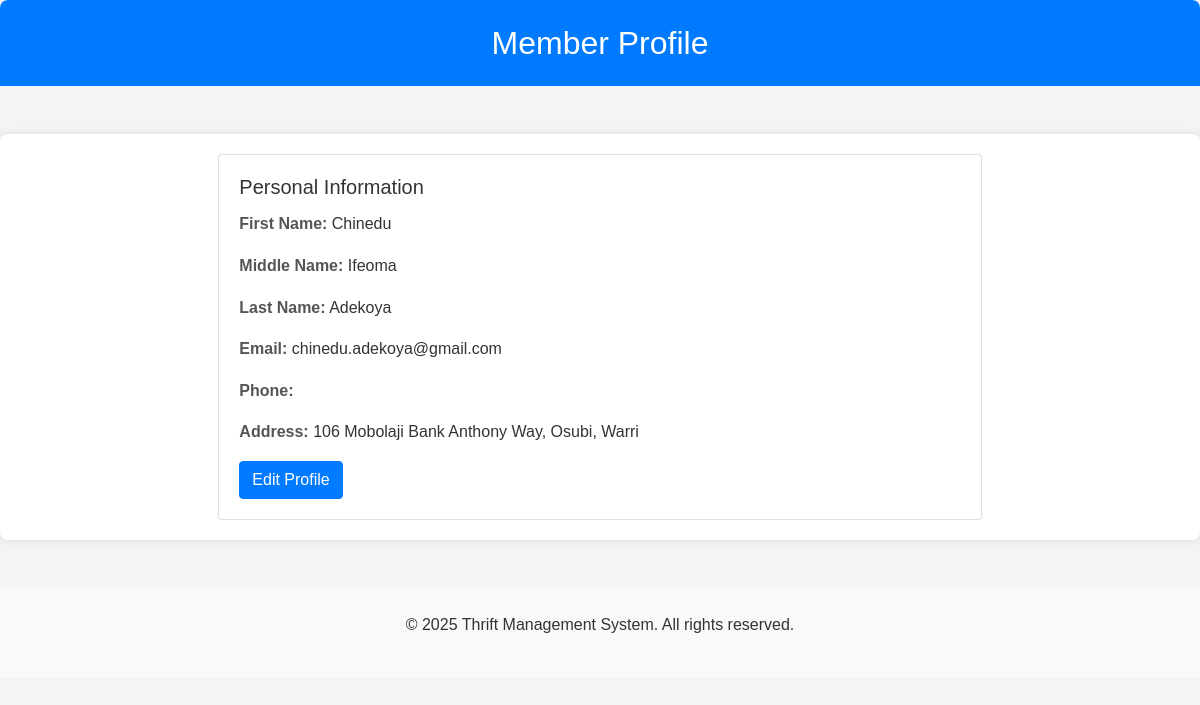
The page /profile.php (signed in) on the database its author committed.
### tables this page shows
CREATE TABLE `members` (
  `id` int(11) NOT NULL,
  `first_name` varchar(100) NOT NULL,
  `middle_name` varchar(100) DEFAULT NULL,
  `last_name` varchar(100) NOT NULL,
  `email` varchar(255) NOT NULL,
  `password` varchar(255) NOT NULL,
  `phone_number` varchar(20) NOT NULL,
  `address` text NOT NULL,
  `profile_picture` varchar(255) DEFAULT NULL,
  `contribution_plan` decimal(10,2) NOT NULL,
  `contribution_status` enum('Pending','Contributed') DEFAULT 'Pending',
  `rotation_order` int(11) NOT NULL,
  `date_joined` timestamp NOT NULL DEFAULT current_timestamp(),
  `bank_name` varchar(255) DEFAULT NULL,
  `bank_account_number` varchar(20) DEFAULT NULL,
  `bank_code` varchar(10) DEFAULT NULL
);

### profile.php (the view, shortened to what this page needs)
<?php
$servername = "localhost";
$username = "root";
$password = "";
$dbname = "thrift_management";
$conn = new mysqli($servername, $username, $password, $dbname);
$member_id = $_SESSION['member_id'];
$result = $conn->query("SELECT * FROM members WHERE id = $member_id");
$member = $result->fetch_assoc();
?>
<!DOCTYPE html>
<html lang="en">
<head>
    <link rel="stylesheet" href="https://stackpath.bootstrapcdn.com/bootstrap/4.5.2/css/bootstrap.min.css">
    <link rel="stylesheet" href="css/styles.css">
</head>
<body>
    <header class="bg-primary text-white text-center py-4">
        <h1>Member Profile</h1>
    </header>
    <main class="container mt-5">
        <div class="row justify-content-center">
            <div class="col-md-8">
                <div class="card">
                    <div class="card-body">
                        <h5 class="card-title">Personal Information</h5>
                        <p class="card-text"><strong>First Name:</strong> <?php echo $member['first_name']; ?></p>
                        <p class="card-text"><strong>Middle Name:</strong> <?php echo $member['middle_name']; ?></p>
                        <p class="card-text"><strong>Last Name:</strong> <?php echo $member['last_name']; ?></p>
                        <p class="card-text"><strong>Email:</strong> <?php echo $member['email']; ?></p>
                        <p class="card-text"><strong>Phone:</strong> <?php echo $member['phone']; ?></p>
                        <p class="card-text"><strong>Address:</strong> <?php echo $member['address']; ?></p>
                        <a href="update_profile.php" class="btn btn-primary">Edit Profile</a>
                    </div>
                </div>
            </div>
        </div>
    </main>
    <footer class="bg-light text-center py-4 mt-5">
        <p>&copy; 2025 Thrift Management System. All rights reserved.</p>
    </footer>
</body>
</html>

### css/styles.css (style rules this page uses)
body { font-family: 'Arial', sans-serif; margin: 0; padding: 0; background-color: #f4f4f4; color: #333; line-height: 1.6; }
.container { max-width: 1200px; margin: 20px auto; padding: 20px; background-color: #fff; box-shadow: 0 0 10px rgba(0, 0, 0, 0.1); border-radius: 8px; }
header { background-color: #333; color: #fff; padding: 1em 0; text-align: center; margin-bottom: 20px; border-radius: 8px 8px 0 0; }
header h1 { margin: 0; font-size: 2em; }
main { padding: 20px 0; }
strong { font-weight: bold; color: #555; }
a { color: #007bff; text-decoration: none; }

### rows shown on the page
members: first_name "Chinedu", middle_name "Ifeoma", last_name "Adekoya", email "chinedu.adekoya@gmail.com", address "106 Mobolaji Bank Anthony Way, Osubi, Warri"
